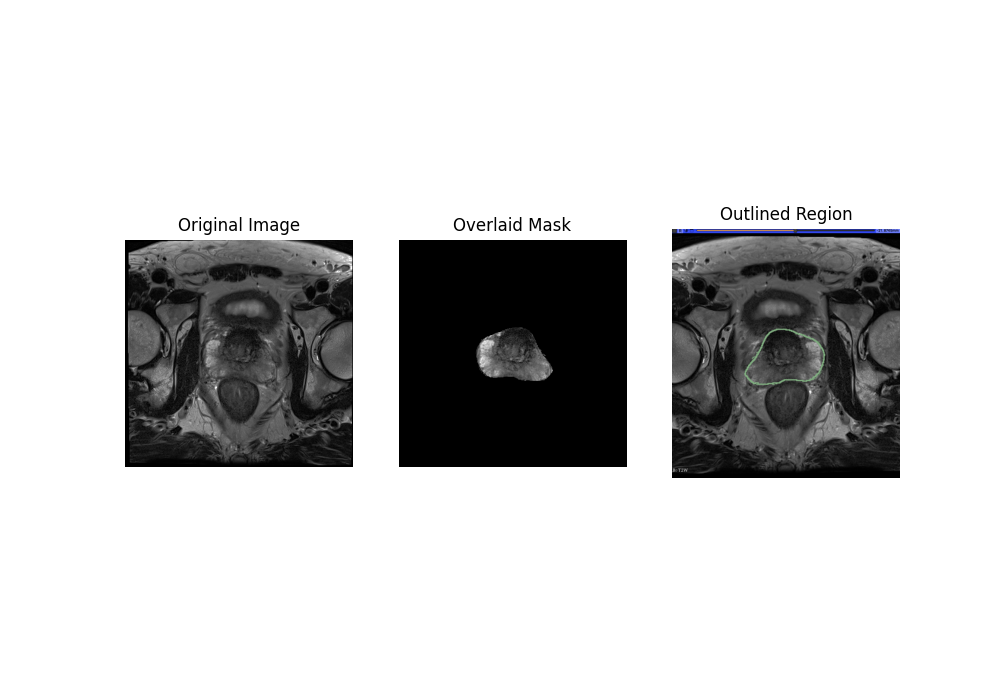

This chart was generated by the following Python code:
import cv2
import nibabel as nb
from pathlib import Path
from pprint import pprint
import numpy as np
from matplotlib import pyplot as plt
from nilearn import plotting as nlp
from scipy import ndimage as ndi
import nibabel.testing

data_dir = Path('/Users/IyerFamMac/Desktop')

fig = plt.figure(figsize=(10,7))
rows = 1 
columns = 3

img1 = nb.load(data_dir / 'opencv_project/original image.nii.gz').get_fdata()
img1.shape
test = img1[:,:,10]

img2 = nb.load(data_dir / 'opencv_project/Volume.nii.gz').get_fdata()
img2.shape
test1 = img2[:,:,10]

img3 = cv2.imread('Mask overlay.png')

fig.add_subplot(rows, columns, 1)
plt.imshow(ndi.rotate(test, 270), cmap='gray')
plt.axis('off')
plt.title('Original Image')

fig.add_subplot(rows, columns, 2)
plt.imshow(ndi.rotate(test1, 270), cmap='gray')
plt.axis('off')
plt.title('Overlaid Mask')

fig.add_subplot(rows, columns, 3)
plt.imshow(img3, cmap='gray')
plt.axis('off')
plt.title('Outlined Region')

plt.show()
